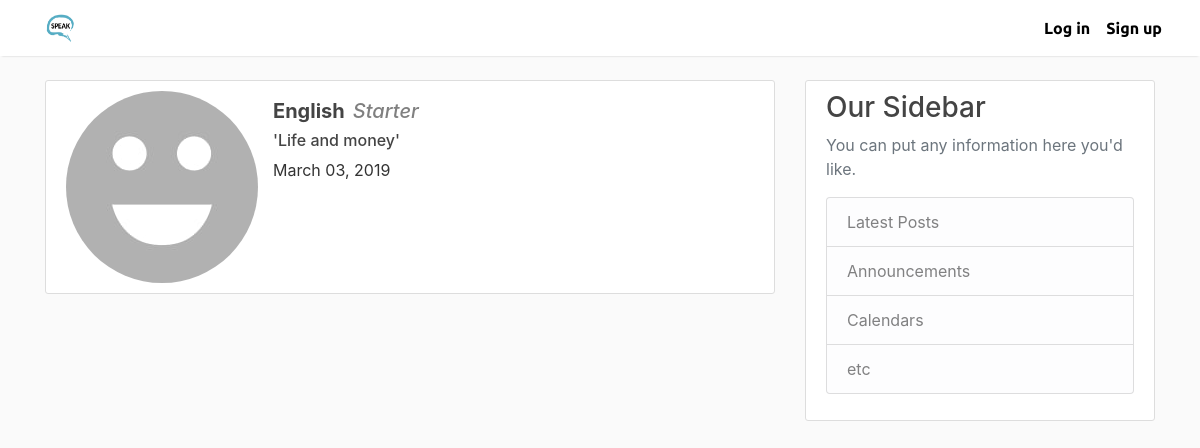
/thread/5/, run on the app's committed database.
### main/models.py (models this page shows, shortened)
class Thread(models.Model):
    language = models.ForeignKey(Language, on_delete=models.CASCADE)
    lingualevel = models.ForeignKey(LinguaLevel, on_delete=models.CASCADE)
    date_posted = models.DateTimeField(default=timezone.now)
    title = models.CharField(max_length=100)
    max_people = models.IntegerField()
    author = models.ForeignKey(User, on_delete=models.CASCADE)

class Language(models.Model):
    title = models.CharField(max_length=100)

class LinguaLevel(models.Model):
    title = models.CharField(max_length=100)
    short_title = models.CharField(max_length=100)
    def __str__(self):
        return self.title

### users/models.py (models this page shows, shortened)
class Profile(models.Model):
    user = models.OneToOneField(User, on_delete=models.CASCADE)
    image = models.ImageField(default='default.jpg', upload_to='profile_pics')

### main/views.py (the view)
# urls.py: path('thread/<int:pk>/', ThreadDetailView.as_view(), name='thread-detail'),
class ThreadDetailView(DetailView):
    model = Thread

### main/templates/main/thread_detail.html (shortened to what this page needs)
{% extends "main/base.html" %}
{% block content %}
<article class="media content-section">
  <img class="rounded-circle article-img" src="{{ thread.author.profile.image.url }}">
  <div class="media-body container">
      <div class="article-metadata">
        <div class="row container mt-2">
          <h5 style="font-weight:bolder;">{{ object.language.title }}</h5>
          <h5 id='text-gray' class="ml-2">{{ object.lingualevel }}</h5>
        </div>
      </div>
    <h6>'{{ object.title }}'</h6>
    <p class="article-content">{{ object.date_posted|date:"F d, Y" }}</p>
  </div>
</article>
{% endblock content%}

### main/static/blog/main.css (style rules this page uses)
body { background: #fafafa; color: #333333; margin-top: 5rem; }
h1, h2, h3, h4, h5, h6 { color: #444444; }
.content-section { background: #ffffff; padding: 10px 20px; border: 1px solid #dddddd; border-radius: 3px; margin-bottom: 20px; }
#text-gray { color: #808080; font-style: italic; }

### data on the page
Thread: author.profile.image (placeholder picture), language "English", lingualevel "Starter", title "Life and money", date_posted "March 03, 2019"
